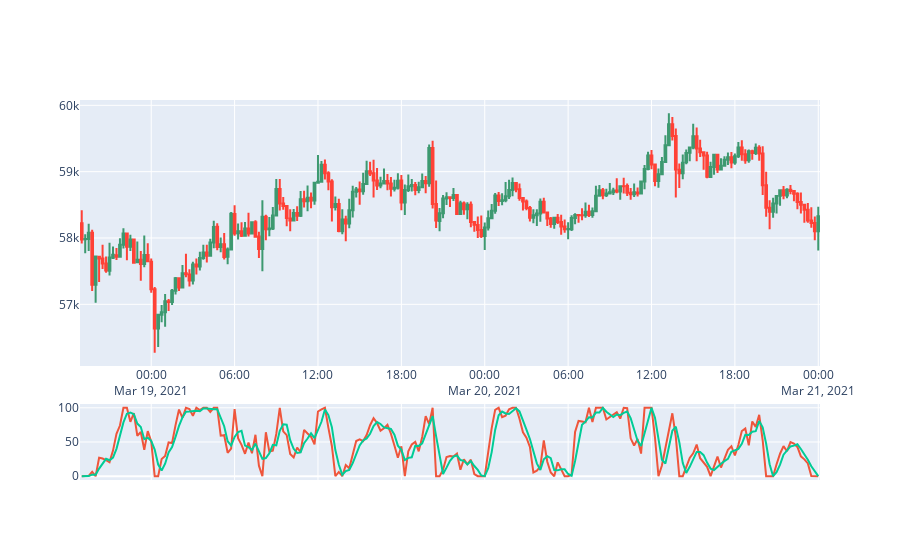

Write notebook code for a chart like this one.
### Code cell
fig_001 = go.Figure(
    data=[
        go.Candlestick(
            x=t1.index,
            open=t1["Open"],
            high=t1["High"],
            low=t1["Low"],
            close=t1["Close"],
            name="OHLC",
        ),
        go.Scatter(
            x=t1.index, y=t1['S_RSI_1'], mode="lines", name="Stoch RSI", yaxis="y2"
        ),
        go.Scatter(
            x=t1.index, y=t1['D'], mode="lines", name="D%", yaxis="y2"
        ),
    ],
 ).update_layout(
     yaxis_domain=[0.3, 1],
     yaxis2={"domain": [0, 0.20]},
     xaxis_rangeslider_visible=False,
     showlegend=False,
 )

fig_001

### Figure 1 — Plotly figure (JSON) as saved in the notebook; plotly's stock layout.template omitted (floating-point values rounded to 4 significant figures; data arrays with more than 128 entries replaced by an {"elided": "..."} marker saying what was removed)
{"data": [{"close": {"elided": "213 float values"}, "high": {"elided": "213 float values"}, "low": {"elided": "213 float values"}, "name": "OHLC", "open": {"elided": "213 float values"}, "type": "candlestick", "x": {"elided": "213 str values"}}, {"mode": "lines", "name": "Stoch RSI", "type": "scatter", "x": {"elided": "213 str values"}, "y": {"elided": "213 float values"}, "yaxis": "y2"}, {"mode": "lines", "name": "D%", "type": "scatter", "x": {"elided": "213 str values"}, "y": {"elided": "213 float values"}, "yaxis": "y2"}], "layout": {"showlegend": false, "xaxis": {"rangeslider": {"visible": false}}, "yaxis": {"domain": [0.3, 1]}, "yaxis2": {"domain": [0, 0.2]}}}
